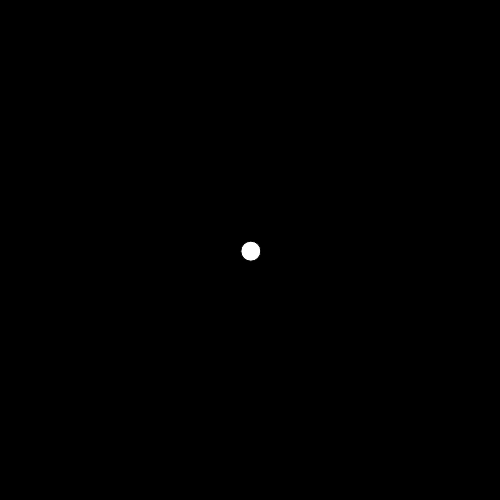
Frame 1 (no input)
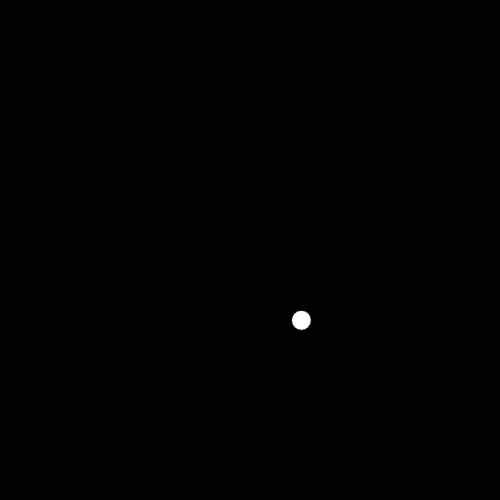
Frame 60 (no input)
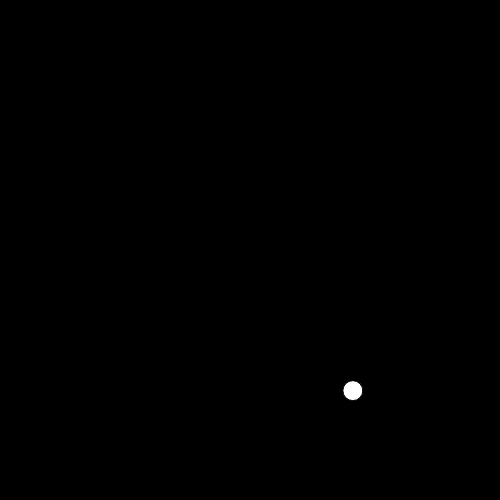
Frame 120 (the mouse pressed at the canvas centre since frame 60)

The p5.js sketch that drew these frames (run headless with seeded random() and noise() and a simulated clock; from frame 60 on, the mouse is pressed at the canvas centre):

// p5.js sketch
// ── sketch.js



// Example 2.3.1  Wrap Around vector movement code
let speedx, speedy, lox, loy;

function setup() {
    background(0);
    createCanvas(500, 500);
    // making a random negative or positive value
    speedx = random(-2, 2);
    // another way of doing the same thing
    speedy = 2 - random(4);
    lox = height / 2;
    loy = width / 2;
}

function draw() {
    background(0);
    
    
    //left
    if (lox < 0) {
        lox = width;
    }
    //right
    if (lox > width) {
        lox = 0;
    }
    //top
    if (loy < 0) {
        loy = height;
    }
    //bottom
    if (loy > height) {
        loy = 0;
    }

    // update the position of the ball and print to screen
    lox += speedx;
    loy += speedy;
    fill(255);
    ellipse(lox, loy, 20, 20);
}
